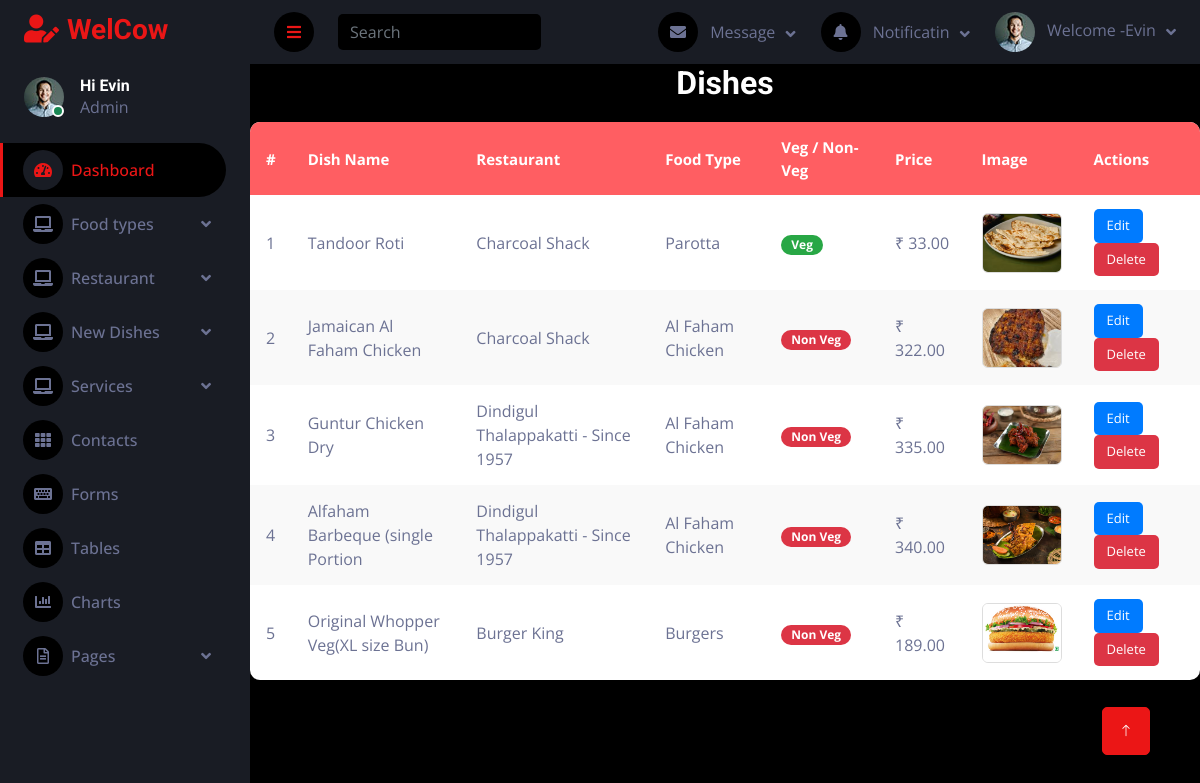
The app's page /mainapp/view_dishes/ (signed in) with its own data.
### mainapp/models.py (models this page shows, shortened)
class dishesDb(models.Model):
    name=models.CharField(max_length=100)
    description=models.TextField()
    price=models.DecimalField(max_digits=10, decimal_places=2)
    food_type=models.CharField(max_length=100)
    restaurant=models.CharField(max_length=100)
    dish_image=models.ImageField(upload_to='dish_images/')
    veg_nonveg=models.CharField(max_length=10,default='veg')

### mainapp/views.py (the view)
# urls.py: path('view_dishes/',views.view_dishes,name='view_dishes'),
def view_dishes(request):
    dishes=dishesDb.objects.all()
    return render(request,'view_dishes.html',{'dishes':dishes})

### mainapp/templates/view_dishes.html (shortened to what this page needs)
{% extends "dashboard.html" %}
{% block content %}
<h2>Dishes</h2>
<table>
    <thead>
        <tr>
            <th>#</th>
            <th>Dish Name</th>
            <th>Restaurant</th>
            <th>Food Type</th>
            <th>Veg / Non-Veg</th>
            <th>Price</th>
            <th>Image</th>
            <th>Actions</th>
        </tr>
    </thead>
    <tbody>
        {% for dish in dishes %}
        <tr>
            <td>{{ forloop.counter }}</td>
            <td>{{ dish.name }}</td>
            <td>{{ dish.restaurant }}</td>
            <td>{{ dish.food_type }}</td>
            <td>
                {% if dish.veg_nonveg == 'veg' %}
                    <span class="badge veg">Veg</span>
                {% else %}
                    <span class="badge non-veg">Non Veg</span>
                {% endif %}
            </td>
            <td>₹ {{ dish.price }}</td>
            <td>
                {% if dish.dish_image %}
                    <img src="{{ dish.dish_image.url }}" alt="{{ dish.name }}">
                {% else %}
                    <span>No Image</span>
                {% endif %}
            </td>
            <td>
                <a href="{% url 'edit_dish' dish_id=dish.id %}" class="btn btn-edit">Edit</a>
                <a href=" {% url "delete_dish" dish_id=dish.id   %}"
                   class="btn btn-delete"
                   onclick="return confirm('Are you sure you want to delete this dish?');">
                   Delete
                </a>
            </td>
        </tr>
        {% empty %}
        <tr>
            <td colspan="8" class="no-data">No dishes available</td>
        </tr>
        {% endfor %}
    </tbody>
</table>
{% endblock %}

### mainapp/static/dashboard/css/style.css (style rules this page uses)
:root { --primary: #EB1616; --secondary: #191C24; --light: #6C7293; --dark: #000000; }
.btn { transition: .5s; }

### mainapp/templates/view_dishes.html (style rules this page uses)
h2 { text-align: center; margin-bottom: 20px; }
table { width: 100%; max-width: 1100px; margin: auto; border-collapse: collapse; background: #fff; box-shadow: 0 10px 25px rgba(0,0,0,0.1); border-radius: 10px; overflow: hidden; }
th, td { padding: 14px 16px; text-align: left; vertical-align: middle; }
th { background: #ff5e62; color: white; font-size: 15px; }
tr:nth-child(even) { background: #f9f9f9; }
td img { width: 80px; height: 60px; object-fit: cover; border-radius: 6px; border: 1px solid #ddd; }
.badge { padding: 4px 10px; border-radius: 12px; font-size: 12px; font-weight: bold; color: #fff; }
.veg { background: #28a745; }
.non-veg { background: #dc3545; }
.btn { padding: 6px 12px; border-radius: 5px; color: white; text-decoration: none; font-size: 13px; margin-right: 5px; }
.btn-edit { background: #007bff; }
.btn-delete { background: #dc3545; }

### records on screen
dishesDb: name "Tandoor Roti", restaurant "Charcoal Shack", food_type "Parotta", veg_nonveg "Veg", price "33.00", dish_image (picture)
dishesDb: name "Jamaican Al Faham Chicken", restaurant "Charcoal Shack", food_type "Al Faham Chicken", veg_nonveg "Non Veg", price "322.00", dish_image (picture)
dishesDb: name "Guntur Chicken Dry", restaurant "Dindigul Thalappakatti - Since 1957", food_type "Al Faham Chicken", veg_nonveg "Non Veg", price "335.00", dish_image (picture)
dishesDb: name "Alfaham Barbeque (single Portion", restaurant "Dindigul Thalappakatti - Since 1957", food_type "Al Faham Chicken", veg_nonveg "Non Veg", price "340.00", dish_image (picture)
dishesDb: name "Original Whopper Veg(XL size Bun)", restaurant "Burger King", food_type "Burgers", veg_nonveg "Non Veg", price "189.00", dish_image (picture)

### other values on screen
{{ request.session.username }} "Evin"
